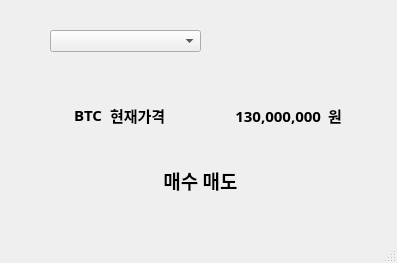
<?xml version="1.0" encoding="UTF-8"?>
<ui version="4.0">
 <class>MainWindow</class>
 <widget class="QMainWindow" name="MainWindow">
  <property name="geometry">
   <rect>
    <x>0</x>
    <y>0</y>
    <width>397</width>
    <height>263</height>
   </rect>
  </property>
  <property name="windowTitle">
   <string>MainWindow</string>
  </property>
  <widget class="QWidget" name="centralwidget">
   <widget class="QLabel" name="ticker_label">
    <property name="geometry">
     <rect>
      <x>41</x>
      <y>99</y>
      <width>61</width>
      <height>31</height>
     </rect>
    </property>
    <property name="font">
     <font>
      <family>맑은 고딕</family>
      <pointsize>11</pointsize>
      <weight>75</weight>
      <bold>true</bold>
     </font>
    </property>
    <property name="text">
     <string>BTC</string>
    </property>
    <property name="alignment">
     <set>Qt::AlignRight|Qt::AlignTrailing|Qt::AlignVCenter</set>
    </property>
   </widget>
   <widget class="QLabel" name="price_label">
    <property name="geometry">
     <rect>
      <x>200</x>
      <y>100</y>
      <width>121</width>
      <height>31</height>
     </rect>
    </property>
    <property name="font">
     <font>
      <family>맑은 고딕</family>
      <pointsize>11</pointsize>
      <weight>75</weight>
      <bold>true</bold>
     </font>
    </property>
    <property name="text">
     <string>130,000,000</string>
    </property>
    <property name="alignment">
     <set>Qt::AlignRight|Qt::AlignTrailing|Qt::AlignVCenter</set>
    </property>
   </widget>
   <widget class="QLabel" name="label_3">
    <property name="geometry">
     <rect>
      <x>328</x>
      <y>100</y>
      <width>21</width>
      <height>31</height>
     </rect>
    </property>
    <property name="font">
     <font>
      <family>맑은 고딕</family>
      <pointsize>11</pointsize>
      <weight>75</weight>
      <bold>true</bold>
     </font>
    </property>
    <property name="text">
     <string>원</string>
    </property>
   </widget>
   <widget class="QLabel" name="alarm_label">
    <property name="geometry">
     <rect>
      <x>130</x>
      <y>160</y>
      <width>141</width>
      <height>41</height>
     </rect>
    </property>
    <property name="font">
     <font>
      <family>맑은 고딕</family>
      <pointsize>14</pointsize>
      <weight>75</weight>
      <bold>true</bold>
     </font>
    </property>
    <property name="text">
     <string>매수 매도</string>
    </property>
    <property name="alignment">
     <set>Qt::AlignCenter</set>
    </property>
   </widget>
   <widget class="QComboBox" name="ticker_combobox">
    <property name="geometry">
     <rect>
      <x>50</x>
      <y>30</y>
      <width>151</width>
      <height>22</height>
     </rect>
    </property>
   </widget>
   <widget class="QLabel" name="label_2">
    <property name="geometry">
     <rect>
      <x>110</x>
      <y>100</y>
      <width>61</width>
      <height>31</height>
     </rect>
    </property>
    <property name="font">
     <font>
      <family>맑은 고딕</family>
      <pointsize>11</pointsize>
      <weight>75</weight>
      <bold>true</bold>
     </font>
    </property>
    <property name="text">
     <string>현재가격</string>
    </property>
   </widget>
  </widget>
  <widget class="QMenuBar" name="menubar">
   <property name="geometry">
    <rect>
     <x>0</x>
     <y>0</y>
     <width>397</width>
     <height>21</height>
    </rect>
   </property>
  </widget>
  <widget class="QStatusBar" name="statusbar"/>
 </widget>
 <resources/>
 <connections/>
</ui>
